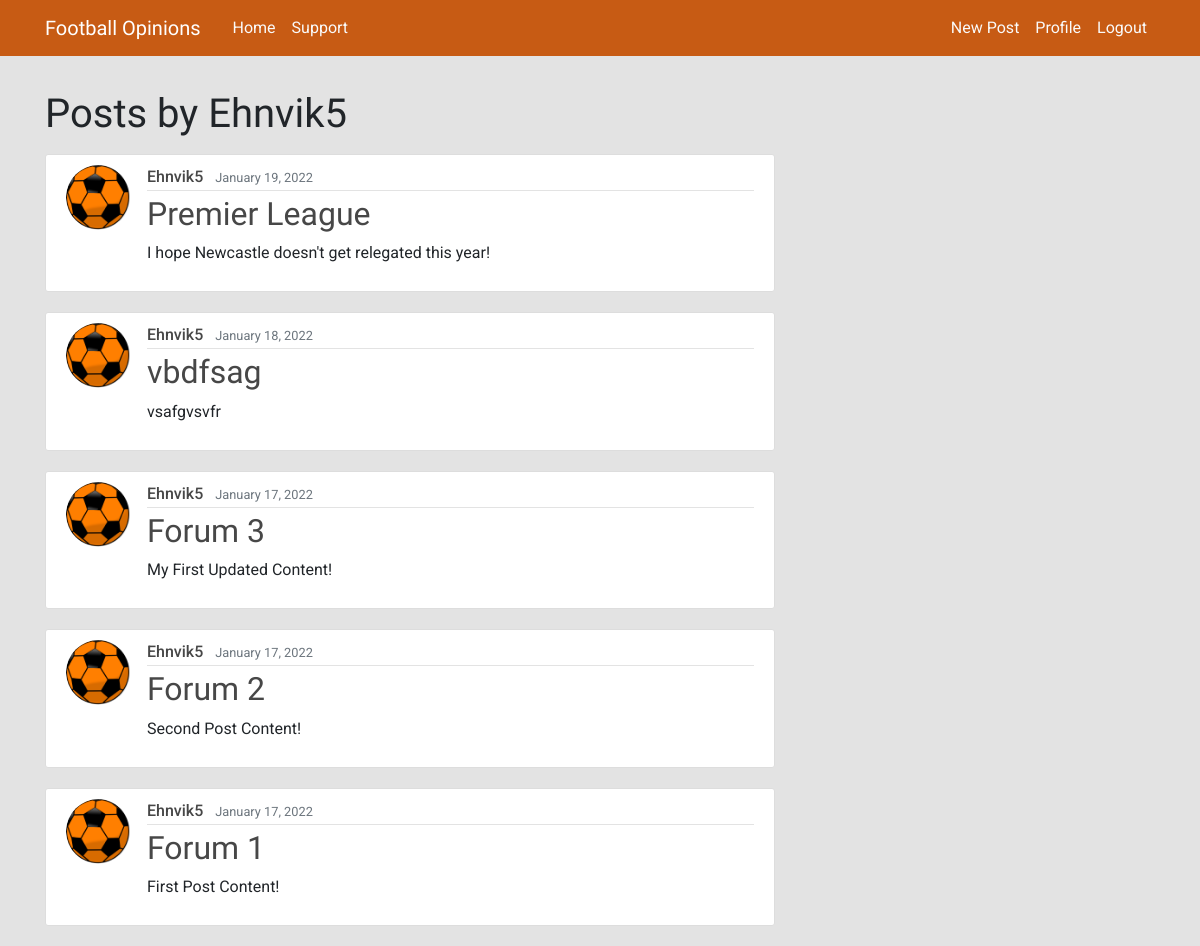
/user/Ehnvik5 (signed in), run on the app's committed database.
### forum/models.py (models this page shows, shortened)
class Post(models.Model):
    title = models.CharField(max_length=100)
    content = models.TextField()
    date_posted = models.DateTimeField(default=timezone.now)
    author = models.ForeignKey(User, on_delete=models.CASCADE)

### users/models.py (models this page shows, shortened)
class Profile(models.Model):
    user = models.OneToOneField(User, on_delete=models.CASCADE)
    image = models.ImageField(default='default.jpg', upload_to='profile_pics')

### forum/views.py (the view)
# urls.py: path('user/<str:username>', UserPostListView.as_view(), name='user-posts'),
class UserPostListView(ListView):
    model = Post
    template_name = 'forum/user_posts.html'
    context_object_name = 'posts'
    def get_queryset(self):
        user = get_object_or_404(User, username=self.kwargs.get('username'))
        return Post.objects.filter(author=user).order_by('-date_posted')

### forum/templates/forum/user_posts.html
{% extends "forum/base.html" %}
{% block content %}
    <h1 class="mb-3 posts-by">Posts by {{ view.kwargs.username }}</h1>
    {% for post in posts %}
        <article class="media content-section">
          <img class="rounded-circle article-img" src="{{ post.author.profile.image.url }}">
          <div class="media-body">
            <div class="article-metadata">
              <a class="mr-2 post-detail-button" href="{% url 'user-posts' post.author.username %}">{{ post.author }}</a>
              <small class="text-muted">{{ post.date_posted|date:"F d, Y" }}</small>
            </div>
            <h2><a class="article-title" href="{% url 'post-detail' post.id %}">{{ post.title }}</a></h2>
            <p class="article-content">{{ post.content }}</p>
          </div>
        </article>
    {% endfor %}
{% endblock content %}

### forum/static/forum/style.css (style rules this page uses)
html body { background-color: #e3e3e3; margin-top: 5rem; font-family: "Roboto", sans-serif; }
h1, h2, h3, h4, h5, h6 { color: #fafafa; font-family: "Exo", sans-serif; }
.posts-by { font-family: "Exo", sans-serif; }
.content-section { background: #ffffff; padding: 10px 20px; border: 1px solid #dddddd; border-radius: 3px; margin-bottom: 20px; }
.post-detail-button { color: rgb(71, 71, 71) !important; border: none !important; text-decoration: none !important; font-weight: 450 !important; font-family: "Roboto", sans-serif !important; }
.article-title { color: rgb(71, 71, 71); font-family: "Exo", sans-serif; }
.article-content { white-space: pre-line; }
.article-img { height: 65px; width: 65px; margin-right: 16px; }
.article-metadata { padding-bottom: 1px; margin-bottom: 4px; border-bottom: 1px solid #e3e3e3 }

### data on the page
Post: author.profile.image (picture), author "Ehnvik5", date_posted "January 19, 2022", title "Premier League", content "I hope Newcastle doesn't get relegated this year!"
Post: author.profile.image (picture), author "Ehnvik5", date_posted "January 18, 2022", title "vbdfsag", content "vsafgvsvfr"
Post: author.profile.image (picture), author "Ehnvik5", date_posted "January 17, 2022", title "Forum 3", content "My First Updated Content!"
Post: author.profile.image (picture), author "Ehnvik5", date_posted "January 17, 2022", title "Forum 2", content "Second Post Content!"
Post: author.profile.image (picture), author "Ehnvik5", date_posted "January 17, 2022", title "Forum 1", content "First Post Content!"

### other printed values
{{ view.kwargs.username }} "Ehnvik5"
